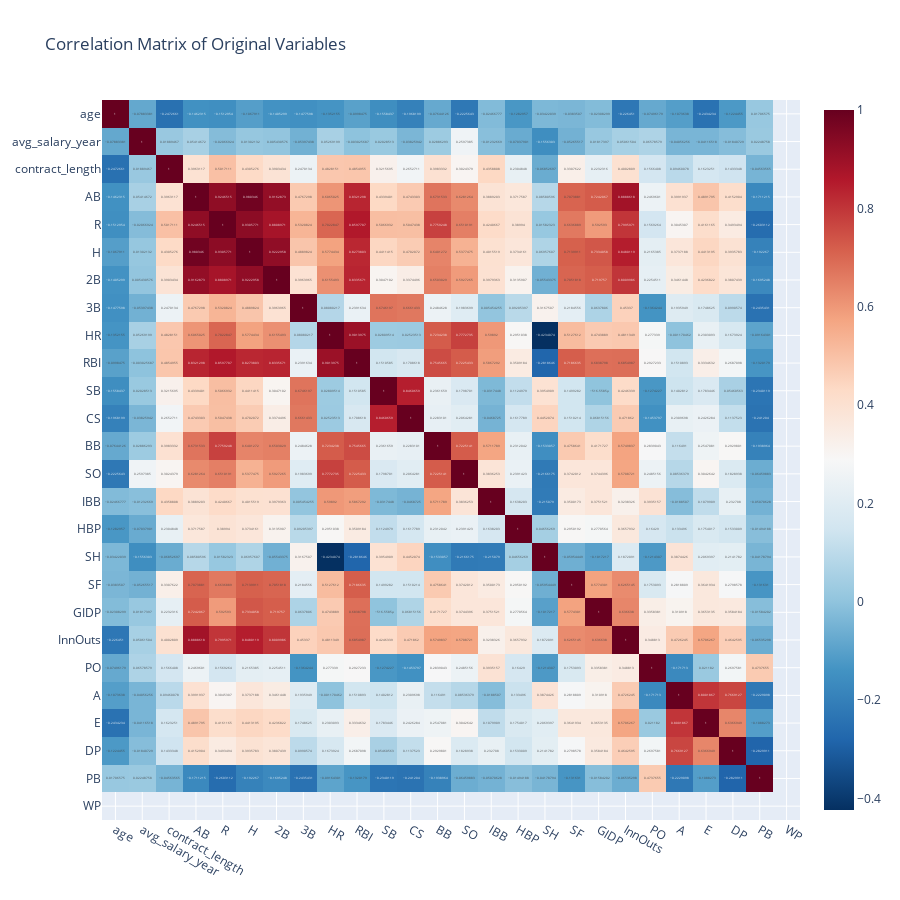

Notebook cell for this chart:
### Code cell
# Compute correlation matrix of feature variables
corr_X = X.corr()

fig_corr_X = px.imshow(
    corr_X,
    text_auto=True,
    color_continuous_scale="RdBu_r",
    aspect="auto",
    title="Correlation Matrix of Original Variables"
)
fig_corr_X.update_layout(
    width=900,
    height=900,
)
fig_corr_X.show()

### Figure 1 — Plotly figure (JSON) as saved in the notebook; plotly's stock layout.template omitted (floating-point values rounded to 4 significant figures; data arrays with more than 128 entries replaced by an {"elided": "..."} marker saying what was removed)
{"data": [{"coloraxis": "coloraxis", "hovertemplate": "x: %{x}<br>y: %{y}<br>color: %{z}<extra></extra>", "name": "0", "texttemplate": "%{z}", "type": "heatmap", "x": ["age", "avg_salary_year", "contract_length", "AB", "R", "H", "2B", "3B", "HR", "RBI", "SB", "CS", "BB", "SO", "IBB", "HBP", "SH", "SF", "GIDP", "InnOuts", "PO", "A", "E", "DP", "PB", "WP"], "xaxis": "x", "y": ["age", "avg_salary_year", "contract_length", "AB", "R", "H", "2B", "3B", "HR", "RBI", "SB", "CS", "BB", "SO", "IBB", "HBP", "SH", "SF", "GIDP", "InnOuts", "PO", "A", "E", "DP", "PB", "WP"], "yaxis": "y", "z": {"elided": "26x26 float values"}}], "layout": {"coloraxis": {"colorscale": [[0, "rgb(5,48,97)"], [0.1, "rgb(33,102,172)"], [0.2, "rgb(67,147,195)"], [0.3, "rgb(146,197,222)"], [0.4, "rgb(209,229,240)"], [0.5, "rgb(247,247,247)"], [0.6, "rgb(253,219,199)"], [0.7, "rgb(244,165,130)"], [0.8, "rgb(214,96,77)"], [0.9, "rgb(178,24,43)"], [1, "rgb(103,0,31)"]]}, "height": 900, "title": {"text": "Correlation Matrix of Original Variables"}, "width": 900, "xaxis": {"anchor": "y", "domain": [0, 1]}, "yaxis": {"anchor": "x", "autorange": "reversed", "domain": [0, 1]}}}
